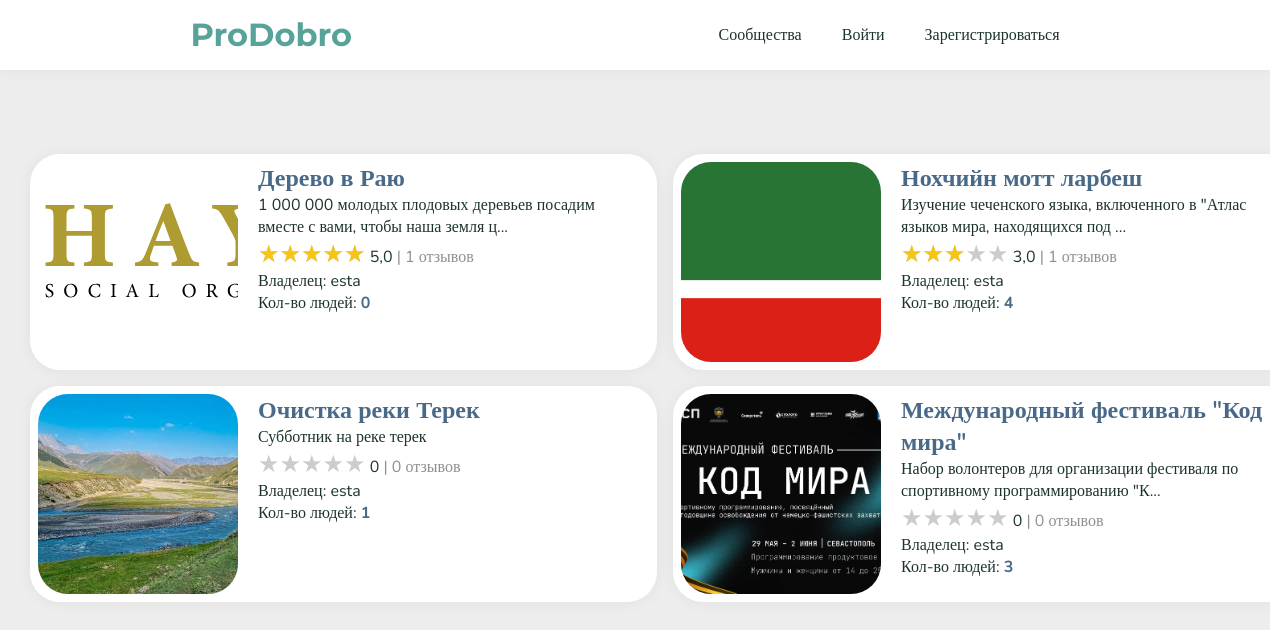
Page /catalog/ on the committed database.
### main/models.py (models this page shows, shortened)
class Course(models.Model):
    STATUS_CHOICES = [
        ('pending', 'На рассмотрении'),
        ('accepted', 'Принято'),
        ('rejected', 'Отклонено'),
    ]
    title = models.CharField(max_length=150, verbose_name='Название')
    description = models.TextField(blank=True, verbose_name='Описание')
    author = models.CharField(max_length=150, blank=True, verbose_name='Автор')
    avatar = models.ImageField(blank=True, verbose_name='Аватарка')
    status = models.CharField(
        max_length=10,
        choices=STATUS_CHOICES,
        default='pending',
        verbose_name='Статус'
    )
    users = models.ManyToManyField(User)
    def get_short_description(self):
        max_len = 80
        if len(str(self.description)) <= max_len:
            return self.description
        return self.description[:max_len - 3] + '...'
    def get_lessons_count(self):
        return len(self.users.all())
    def get_average_rating(self):
        average_rating = self.comments.aggregate(Avg('rating'))['rating__avg']
        if average_rating:
            return round(average_rating, 1)
        return 0
    def get_comment_count(self):
        return self.comments.count()

### main/views.py (the view)
# urls.py: path('catalog/', views.catalog, name='catalog'),
def catalog(request: HttpRequest):
    data = create_base_data('Каталог')
    data['courses'] = []
    courses = Course.objects.filter(status='accepted')
    data['courses'] = courses
    return render(request, 'catalog.html', data)

### main/views.py (called while the page is built)
def create_base_data(title: str = None):
    if not title:
        title = DEFAULT_TITLE
    return {
        'title': title,
    }

### main/templates/catalog.html (shortened to what this page needs)
{% extends  "base.html" %}
{% load static %}
{% block head  %}
<link type="text/css" rel="stylesheet" href="{% static 'css/catalog.css' %}">
{% endblock %}
{% block content  %}
<br><br>
<div class="container">
    <div class="brands-container">
        {% for course in courses %}
        <a href="/course/{{course.id}}" class="brand-container">
            <img class="image brand-avatar" src="{{course.avatar.url}}" alt="Loading...">
            <div class="brand-content">
                <div class="brand-content-info">
                    <span class="brand-title">{{course.title}}</span>
                    <span class="brand-description">{{course.get_short_description}}</span>
                    <div id="course_rating_{{course.id}}" class="rating-container">
                        <span>{{ course.get_average_rating }} <span class="secondary" style="color: var(--color-transparent)"> | {{ course.get_comment_count }} отзывов</span></span>
                    </div>
                    <span class="avtor-text">Владелец: {{course.author}}</span>
                    <span class="avtor-text">Кол-во людей: <b>{{ course.get_lessons_count }}</b></span>
                </div>
            </div>
        </a>
        {% endfor %}
    </div>
</div>
{% endblock %}

### main/templates/base.html (shortened to what this page needs)
{% load static %}
<!DOCTYPE html>
<html lang="en">
<head>
    <link type="text/css" rel="stylesheet" href="{% static 'css/base_style.css' %}">
    {% block head  %}
    {% endblock %}
</head>
<body>
<div class="head">
    <div class="head-content horizontal-container">
        <a class="logo" href="/catalog">
            <span class="text-logo-part-2">ProDobro</span>
        </a>
        <nav class="nav-menu horizontal-container">
            <a href="/catalog" class="nav-item">Сообщества</a>
            {% if user.is_authenticated %}
            <a href="/create-course" class="nav-item">Создать команду</a>
            <a href="/logout" class="nav-item profile-text">{{ user.username }}</a>
            {% else %}
                <a href="/login" class="nav-item">Войти</a>
                <a href="/register" class="nav-item">Зарегистрироваться</a>
            {% endif %}
        </nav>
    </div>
</div>
{% block content  %}
{% endblock %}
</body>
</html>

### main/static/css/base_style.css (style rules this page uses)
:root { --base-font: Nunito; --logo-font: Montserrat; --background-color-1: #ffffff; --background-color-2: #EDEDED; --background-header: var(--background-color-1); --color-1: #1c3330; --color-2: #496989; --color-3: #496989; --color-hover-1: #58A399; --color-hover-2: #6ec596; --color-transparent: rgba(69, 69, 69, 0.6); --error-color: #D80032; --light-color: rgba(3, 248, 23, 0.25); --shadow: rgba(0, 0, 0, 0.05); --shadow-blur: 15px; --base-border-radius: 30px; --small-border-radius: calc(var(--base-border-radius) / 2); --max-width: 1440px; --base-transition: all 0.2s ease-in; }
* { margin: 0; padding: 0; font-family: var(--base-font); color: var(--color-2); transition: var(--base-transition); scrollbar-width: none; -ms-overflow-style: none; }
*, *:hover { transition: var(--base-transition); }
body { background-color: var(--background-color-2); min-height: 100vh; }
a { color: var(--color-1); }
.horizontal-container { display: flex; flex-direction: row; justify-content: space-between; align-items: center; }
.head { width: 100vw; height: 70px; background-color: var(--background-header); box-shadow: 0 1px var(--shadow-blur) var(--shadow); font-size: 24px; }
.head-content { margin: auto; width: 70%; height: 100%; }
.logo { font-weight: 700; font-size: 32px; text-decoration: none; }
.text-logo-part-2 { color: var(--color-hover-1); font-family: var(--logo-font); }
.nav-menu { width: auto; }
.nav-item { font-size: 16px; margin: auto 20px; text-decoration: none; }
.container { display: flex; flex-direction: column; justify-content: space-between; align-items: center; gap: 1rem; }
.image { max-height: 250px; max-width: 250px; width: 50%; height: auto; object-fit: cover; border-radius: var(--base-border-radius); }

### main/static/css/catalog.css (style rules this page uses)
.container { margin: auto; }
.brands-container { display: grid; grid-template-columns: repeat(auto-fill, minmax(600px, 1fr)); gap: 1rem; width: 100%; max-width: var(--max-width); padding: 30px; margin: 10px auto; border-radius: var(--base-border-radius); }
* { color: var(--color-1); }
b { color: var(--color-2); }
.brand-container { display: flex; flex-direction: row; width: 1fr; padding: 0.5rem; min-height: 200px; border-radius: var(--base-border-radius); background-color: var(--background-color-1); box-shadow: 0 1px var(--shadow-blur) var(--shadow); }
.brand-avatar { height: 200px; width: 200px; }
.brand-title { font-size: 1.5rem; font-weight: 600; color: var(--color-2); text-decoration: none; }
a { text-decoration: none; }
.brand-content { display: flex; flex-direction: column; justify-content: space-between; width: 100%; height: inherit; margin: 0 20px; overflow: hidden; }
.brand-content-info { display: flex; flex-direction: column; width: 100%; }

### rows in the picture
Course: avatar (picture), title "Дерево в Раю", get_short_description "1 000 000 молодых плодовых деревьев посадим вместе с вами, чтобы наша земля ц...", get_average_rating "5,0", get_comment_count "1", author "esta", get_lessons_count "0"
Course: avatar (picture), title "Нохчийн мотт ларбеш", get_short_description "Изучение чеченского языка, включенного в \"Атлас языков мира, находящихся под ...", get_average_rating "3,0", get_comment_count "1", author "esta", get_lessons_count "4"
Course: avatar (picture), title "Очистка реки Терек", get_short_description "Субботник на реке терек", get_average_rating "0", get_comment_count "0", author "esta", get_lessons_count "1"
Course: avatar (picture), title "Международный фестиваль \"Код мира\"", get_short_description "Набор волонтеров для организации фестиваля по спортивному программированию \"К...", get_average_rating "0", get_comment_count "0", author "esta", get_lessons_count "3"
